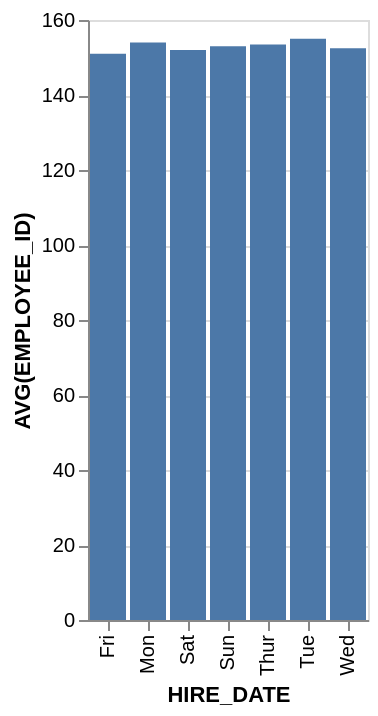

Describe this chart as a Vega-Lite specification.
### Vega-Lite specification from a JSON file in a GitHub repository (floating-point values rounded to 4 significant figures)
{"data": {"values": [{"x_data": "Mon", "y_data": 154}, {"x_data": "Tue", "y_data": 155}, {"x_data": "Wed", "y_data": 152.5}, {"x_data": "Thur", "y_data": 153.5}, {"x_data": "Fri", "y_data": 151}, {"x_data": "Sat", "y_data": 152}, {"x_data": "Sun", "y_data": 153}]}, "mark": "bar", "encoding": {"x": {"field": "x_data", "type": "nominal", "title": "HIRE_DATE", "sort": "ascending"}, "y": {"field": "y_data", "type": "quantitative", "title": "AVG(EMPLOYEE_ID)"}}}
